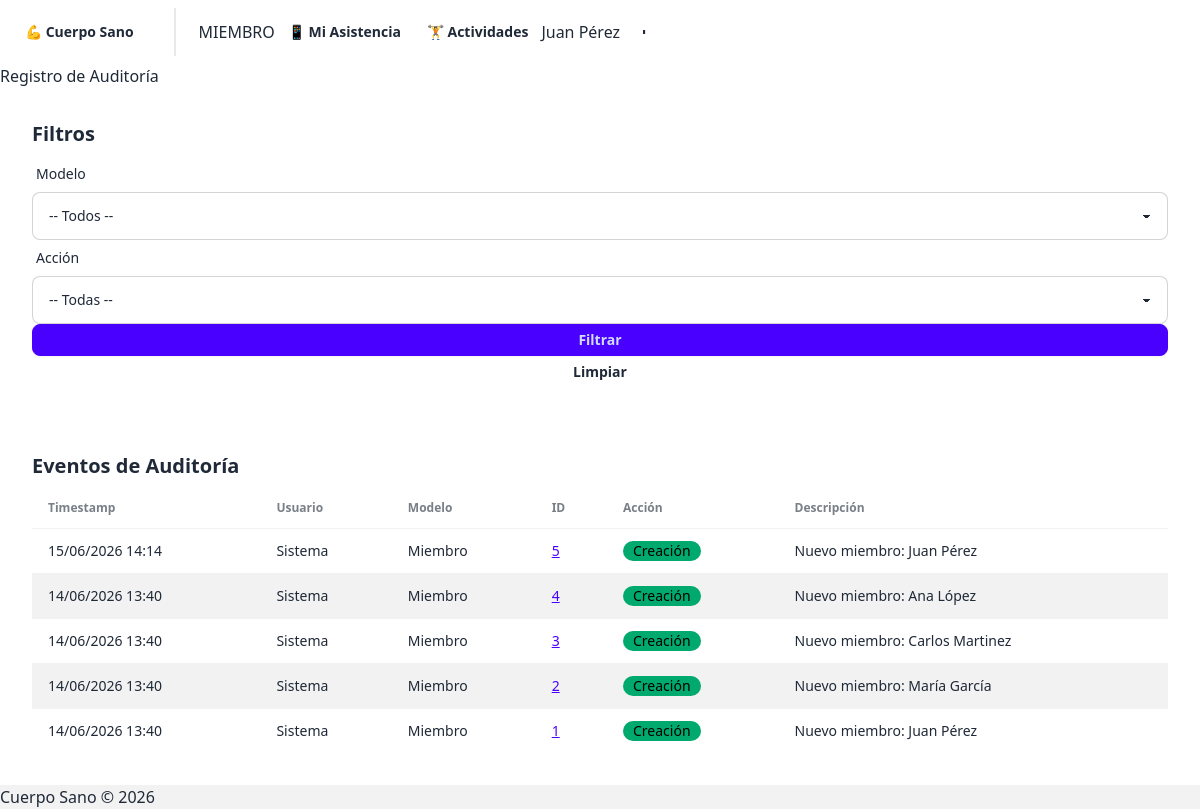
Page /historial/auditlog/ (signed in) on the committed database.
### historial/models.py (models this page shows, shortened)
class AuditLog(models.Model):
    ACCION_CHOICES = [
        ('CREATE', 'Creación'),
        ('UPDATE', 'Actualización'),
        ('DELETE', 'Eliminación'),
    ]
    modelo = models.CharField(max_length=50)  # Ej: 'Miembro', 'Cobro'
    id_objeto = models.IntegerField()  # ID del objeto auditado
    accion = models.CharField(max_length=10, choices=ACCION_CHOICES)
    usuario = models.ForeignKey(User, on_delete=models.SET_NULL, null=True, blank=True)
    timestamp = models.DateTimeField(auto_now_add=True)
    cambios = models.JSONField(default=dict, blank=True)  # {campo: {anterior: X, nuevo: Y}}
    descripcion = models.TextField(blank=True)
    class Meta:
        ordering = ['-timestamp']
        verbose_name_plural = 'Auditoría'
        indexes = [
            models.Index(fields=['modelo', 'id_objeto']),
            models.Index(fields=['-timestamp']),
            models.Index(fields=['usuario']),
        ]

### historial/views.py (the view)
# urls.py: path('auditlog/', views.lista_auditlog, name='auditlog'),
@login_required
def lista_auditlog(request):
    logs = AuditLog.objects.all().order_by('-timestamp')
    filtro_modelo = request.GET.get('modelo', '')
    filtro_accion = request.GET.get('accion', '')
    if filtro_modelo:
        logs = logs.filter(modelo=filtro_modelo)
    if filtro_accion:
        logs = logs.filter(accion=filtro_accion)
    modelos_unicos = AuditLog.objects.values_list('modelo', flat=True).distinct()
    return render(request, 'historial/auditlog.html', {
        'logs': logs,
        'modelos': modelos_unicos,
        'filtro_modelo': filtro_modelo,
        'filtro_accion': filtro_accion,
    })

### miembros/templatetags/custom_tags.py (called while the page is built)
@register.filter
def has_group(user, group_name):
    return user.groups.filter(name=group_name).exists()

### historial/templates/historial/auditlog.html (shortened to what this page needs)
{% extends "base.html" %}
{% block content %}
<div class="container mx-auto p-4">
    <h1 class="text-3xl font-bold mb-6">Registro de Auditoría</h1>
    <div class="card bg-base-100 shadow-md mb-6">
        <div class="card-body">
            <h2 class="card-title text-lg mb-4">Filtros</h2>
            <form method="get" class="grid grid-cols-1 md:grid-cols-3 gap-4 items-end">
                <div class="form-control">
                    <label class="label">
                        <span class="label-text text-sm">Modelo</span>
                    </label>
                    <select name="modelo" class="select select-bordered w-full">
                        <option value="">-- Todos --</option>
                    </select>
                </div>
                <div class="form-control">
                    <label class="label">
                        <span class="label-text text-sm">Acción</span>
                    </label>
                    <select name="accion" class="select select-bordered w-full">
                        <option value="">-- Todas --</option>
                    </select>
                </div>
                <div class="form-control md:flex-row gap-2 justify-end">
                    <button type="submit" class="btn btn-primary btn-sm">Filtrar</button>
                    <a href="{% url 'historial:auditlog' %}" class="btn btn-ghost btn-sm">Limpiar</a>
                </div>
            </form>
        </div>
    </div>
    <div class="card bg-base-100 shadow-md">
        <div class="card-body">
            <h2 class="card-title mb-4">Eventos de Auditoría</h2>
            {% if logs %}
                <div class="overflow-x-auto">
                    <table class="table table-zebra w-full">
                        <thead>
                            <tr>
                                <th>Timestamp</th>
                                <th>Usuario</th>
                                <th>Modelo</th>
                                <th>ID</th>
                                <th>Acción</th>
                                <th>Descripción</th>
                            </tr>
                        </thead>
                        <tbody>
                            {% for log in logs %}
                                <tr>
                                    <td class="text-sm">{{ log.timestamp|date:"d/m/Y H:i" }}</td>
                                    <td>{{ log.usuario|default:"Sistema" }}</td>
                                    <td class="font-semibold">{{ log.modelo }}</td>
                                    <td>
                                        {% if log.modelo == 'Miembro' %}
                                            <a href="{% url 'miembros:detalle' log.id_objeto %}" class="link link-primary">{{ log.id_objeto }}</a>
                                        {% elif log.modelo == 'Cobro' %}
                                            <a href="{% url 'cobros:detalle' log.id_objeto %}" class="link link-primary">{{ log.id_objeto }}</a>
                                        {% else %}
                                            {{ log.id_objeto }}
                                        {% endif %}
                                    </td>
                                    <td>
                                        {% if log.accion == 'CREATE' %}
                                            <span class="badge badge-success">{{ log.get_accion_display }}</span>
                                        {% elif log.accion == 'UPDATE' %}
                                            <span class="badge badge-info">{{ log.get_accion_display }}</span>
                                        {% else %}
                                            <span class="badge badge-error">{{ log.get_accion_display }}</span>
                                        {% endif %}
                                    </td>
                                    <td>{{ log.descripcion }}</td>
                                </tr>
                            {% endfor %}
                        </tbody>
                    </table>
                </div>
            {% else %}
                <div class="alert alert-info">
                    <p>No hay eventos de auditoría para los filtros seleccionados.</p>
                </div>
            {% endif %}
        </div>
    </div>
</div>
{% endblock %}

### templates/base.html (shortened to what this page needs)
{% load custom_tags %}<!DOCTYPE html>
<html lang="es">
<head>
    <link href="https://cdn.jsdelivr.net/npm/daisyui@4/dist/full.min.css" rel="stylesheet">
</head>
<body>
    <div class="min-h-screen flex flex-col">
        {% if user.is_authenticated %}
        <nav class="navbar bg-gradient-to-r from-indigo-600 to-blue-600 shadow-lg text-white">
            <div class="flex-1">
                <a href="/" class="btn btn-ghost text-xl font-bold text-white hover:bg-white/10">
                    💪 Cuerpo Sano
                </a>
                {% if user.groups.all|length > 0 %}
                    <div class="divider divider-horizontal mx-2 bg-white/20 h-6"></div>
                    {% if user|has_group:"Admin" %}
                        <span class="text-xs bg-white/20 px-2 py-1 rounded text-white mr-2">ADMIN</span>
                        <a href="{% url 'miembros:lista' %}" class="btn btn-ghost btn-sm text-white hover:bg-white/20">👥 Miembros</a>
                        <a href="{% url 'membresias:lista_tipos' %}" class="btn btn-ghost btn-sm text-white hover:bg-white/20">🎟️ Membresías</a>
                        <a href="{% url 'asistencia:biometrico' %}" class="btn btn-ghost btn-sm text-white hover:bg-white/20">📱 Asistencia</a>
                        <a href="{% url 'actividades:lista' %}" class="btn btn-ghost btn-sm text-white hover:bg-white/20">🏋️ Actividades</a>
                        <a href="{% url 'cobros:lista' %}" class="btn btn-ghost btn-sm text-white hover:bg-white/20">💳 Cobros</a>
                        <a href="{% url 'reportes:asistencias' %}" class="btn btn-ghost btn-sm text-white hover:bg-white/20">📊 Reportes</a>
                    {% elif user|has_group:"Miembro" %}
                        <span class="text-xs bg-white/20 px-2 py-1 rounded text-white mr-2">MIEMBRO</span>
                        <a href="{% url 'asistencia:mi_asistencia' %}" class="btn btn-ghost btn-sm text-white hover:bg-white/20">📱 Mi Asistencia</a>
                        <a href="{% url 'actividades:lista' %}" class="btn btn-ghost btn-sm text-white hover:bg-white/20">🏋️ Actividades</a>
                    {% endif %}
                {% endif %}
            </div>
            <div class="flex-none gap-4">
                <span class="text-sm font-medium">{{ user.get_full_name|default:user.username }}</span>
                <div class="dropdown dropdown-end">
                    <button class="btn btn-circle btn-ghost avatar placeholder border border-white/30">
                        <div class="bg-white text-indigo-600 w-10 rounded-full flex items-center justify-center font-bold">
                        </div>
                    </button>
                </div>
            </div>
        </nav>
        {% endif %}
        <main class="flex-1 container mx-auto px-4 py-8">
            {% block content %}{% endblock %}
        </main>
        <footer class="bg-base-200 text-center py-4 text-sm">
            Cuerpo Sano &copy; 2026
        </footer>
    </div>
</body>
</html>

### rows in the picture
AuditLog: timestamp "15/06/2026 14:14", usuario "Sistema", modelo "Miembro", id_objeto "5", accion "Creación", descripcion "Nuevo miembro: Juan Pérez"
AuditLog: timestamp "14/06/2026 13:40", usuario "Sistema", modelo "Miembro", id_objeto "4", accion "Creación", descripcion "Nuevo miembro: Ana López"
AuditLog: timestamp "14/06/2026 13:40", usuario "Sistema", modelo "Miembro", id_objeto "3", accion "Creación", descripcion "Nuevo miembro: Carlos Martinez"
AuditLog: timestamp "14/06/2026 13:40", usuario "Sistema", modelo "Miembro", id_objeto "2", accion "Creación", descripcion "Nuevo miembro: María García"
AuditLog: timestamp "14/06/2026 13:40", usuario "Sistema", modelo "Miembro", id_objeto "1", accion "Creación", descripcion "Nuevo miembro: Juan Pérez"

### other values in the picture
{{ user.get_full_name|default:user.username }} "Juan Pérez"
